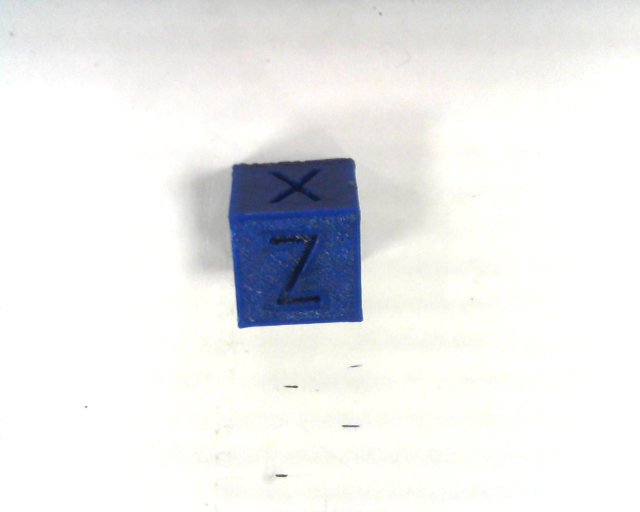
#> input picture Vision Testing/3.jpg, 1280 x 1024 px, given in place of the camera (shown at 1/2 size)
$ python robot_console.py
#> lines starting #> are read from the running program, lines starting #| are printed output that depends on the picture; after the words box and inside, x2 and y2 are one past the last pixel; in counts of white or black regions, pixels touching at a corner belong together
### MK2/MK2_Movement_Engine_UI.py
"""
Author:Akhil Jacob
Robot:MK2
TechMaverik
"""

"""RobotArmEngine.py"""
import pyfirmata
import time

class RobotArmEngine(object):
    """RobotArmEngine"""
    theta0 = 90.0;
    theta1 = 80.0;
    theta2 = 72.0;
    theta3 = 90.0;

    board = None
    servo0 = None
    servo1 = None
    servo2 = None
    servo3 = None
    servo4 = None


    def __init__(self,PORT):
        print ("Initializing ROBOT_ARM_ENGNE ...")
        try:
            self.board = pyfirmata.Arduino(PORT)
        except:
            print ("Robot not connected")

        self.board.servo_config(3, angle = self.theta0)
        self.servo0 = self.board.get_pin('d:3:s')
        self.servo0.write(self.theta0)

        self.board.servo_config(5, angle = self.theta1)
        self.servo1 = self.board.get_pin('d:5:s')
        self.servo1.write(self.theta1)

        self.board.servo_config(6, angle = self.theta2)
        self.servo2 = self.board.get_pin('d:6:s')
        self.servo2.write(self.theta2)

        self.board.servo_config(9, angle = self.theta3)
        self.servo3 = self.board.get_pin('d:9:s')
        self.servo3.write(self.theta3)

        self.board.servo_config(10, angle = 90.0)
        self.servo4 = self.board.get_pin('d:10:s')
        self.servo4.write(90.0)

    def set0(self, theta0_desired):
        theta0_desired = max(theta0_desired, 0.0)
        theta0_desired = min(theta0_desired, 180.0)
        while abs(self.theta0-theta0_desired)>0.1:
            if self.theta0 <= theta0_desired:
                self.theta0 = self.theta0 + 1.0
            elif self.theta0 > theta0_desired:
                self.theta0 = self.theta0 - 1.0

            self.servo0.write(self.theta0)
            time.sleep(0.015)
        print(str(self.theta0) + "," + str(self.theta1) + "," + str(self.theta2))

    def set1(self, theta1_desired):
        theta1_desired = max(theta1_desired, 0.0)
        theta1_desired = min(theta1_desired, 180.0)
        while abs(self.theta1-theta1_desired)>0.1:
            if self.theta1 <= theta1_desired:
                self.theta1 = self.theta1 + 1.0
            elif self.theta1 > theta1_desired:
                self.theta1 = self.theta1 - 1.0

            self.servo1.write(self.theta1)
            time.sleep(0.015)
        print(str(self.theta0) + "," + str(self.theta1) + "," + str(self.theta2))


    def set2(self, theta2_desired):
        theta2_desired = max(theta2_desired, 0.0)
        theta2_desired = min(theta2_desired, 180.0)
        while abs(self.theta2-theta2_desired)>0.1:
            if self.theta2 <= theta2_desired:
                self.theta2 = self.theta2 + 1.0
            elif self.theta2 > theta2_desired:
                self.theta2 = self.theta2 - 1.0

            self.servo2.write(self.theta2)
            time.sleep(0.015)
        print(str(self.theta0) + "," + str(self.theta1) + "," + str(self.theta2))

    def set3(self, theta3_desired):
        theta3_desired = max(theta3_desired, 0.0)
        theta3_desired = min(theta3_desired, 90.0)
        while abs(self.theta3-theta3_desired)>0.1:
            if self.theta3 <= theta3_desired:
                self.theta3 = self.theta3 + 1.0
            elif self.theta3 > theta3_desired:
                self.theta3 = self.theta3 - 1.0

            self.servo3.write(self.theta3)
            time.sleep(0.015)

    def goto(self, theta0_desired, theta1_desired, theta2_desired,theta3_desired):
        print("MK2 moving to:",theta0_desired, theta1_desired, theta2_desired,theta3_desired)
        try:
            self.set0(theta0_desired)
            self.set1(theta1_desired)
            self.set2(theta2_desired)
            self.set3(theta3_desired)
        except:
            print("Movement Failed since MK2 robot not connected properly")

        print(str(self.theta0) + "," + str(self.theta1) + "," + str(self.theta2) + "," + str(self.theta3))
        time.sleep(0.2)

    def single_base_movement(self,theta):
        try:
            self.set0(theta)
        except:
            print("Movement Failed since MK2 robot not connected properly")


### auto_engine.py
"""
Author:Akhil Jacob
Robot:MK2
TechMaverik
"""

import cv2
import numpy as np
from Mathematical_Models.motion_planning import MotionPlanning
from MotionDriver.generic_driver import GenericDriver

class ColorEngine_Static_Camera:

    def __init__(self):
        self.Flag=0

    # [65 lines left out: functions calculate_cendroid, take_picture, process_selected_image, not called in this run]


class ColorEngine_Dynamic_Camera:

    def __init__(self):
        self.Flag=0

    def calculate_cendroid(self,x, y, w, h):
        x1=int(w/2)
        y1=int(h/2)
        cx = x+x1
        cy=y+y1
        return cx, cy

    def take_picture(self):
        camera=cv2.VideoCapture(0)
        result,image=camera.read()
        cv2.imwrite("Processed_Image/color_body_source.jpg",image)

    def process_selected_image(self,base_angle):
        arm_return_status=False
        input_img = cv2.imread("Processed_Image/color_body_source.jpg")
        img = cv2.resize(input_img, (1280, 1024))
        hsv = cv2.cvtColor(img, cv2.COLOR_BGR2HSV)
        # define range of red color in HSV
        lower_red = np.array([0, 50, 50])
        upper_red = np.array([10, 255, 255])

        # define range of green color in HSV
        lower_green = np.array([40, 20, 50])
        upper_green = np.array([90, 255, 255])

        # define range of blue color in HSV
        lower_blue = np.array([100, 50, 50])
        upper_blue = np.array([130, 255, 255])

        # create a mask for red color
        mask_red = cv2.inRange(hsv, lower_red, upper_red)
        # create a mask for green color
        mask_green = cv2.inRange(hsv, lower_green, upper_green)
        # create a mask for blue color
        mask_blue = cv2.inRange(hsv, lower_blue, upper_blue)
        # find contours in the red mask
        contours_red, _ = cv2.findContours(mask_red, cv2.RETR_TREE, cv2.CHAIN_APPROX_SIMPLE)
        # find contours in the green mask
        contours_green, _ = cv2.findContours(mask_green, cv2.RETR_TREE, cv2.CHAIN_APPROX_SIMPLE)
        # find contours in the blue mask
        contours_blue, _ = cv2.findContours(mask_blue, cv2.RETR_TREE, cv2.CHAIN_APPROX_SIMPLE)
        # loop through the red contours and draw a rectangle around them

        cv2.line(img, (2,300), (1276,300), (0,0,255), 2)
        cv2.line(img, (18,1), (18,1024), (255,255,0), 2)
        cv2.line(img, (1143,1), (1143,1024), (255,255,0), 2)

        status=False
        # loop through the blue contours and draw a rectangle around them
        for cnt in contours_blue:
            contour_area = cv2.contourArea(cnt)
            if contour_area > 1000:
                x, y, w, h = cv2.boundingRect(cnt)
                cv2.rectangle(img, (x, y), (x + w, y + h), (255, 0, 0), 2)
                cv2.putText(img, 'Blue', (x, y-10), cv2.FONT_HERSHEY_SIMPLEX, 0.9, (255, 0, 0), 2)
                cx,cy=self.calculate_cendroid(x,y,w,h)
                cv2.circle(img, (cx,cy), 1, (0,0,255), 2)
                if(cy>300 and cx>75 and cx <1151):
                    print("cx:",str(cx),"cy:",str(cy))
                    mPEngine=MotionPlanning()
                    try:
                        theta1,theta2=mPEngine.auto_motion_algorithm_dynamic_camera(cy)
                        print("Theta1",theta1,"Theta2",theta2)
                        GenericDriver().trigger_motion("Blue",theta1,theta2,base_angle)
                        status=True
                    except:
                        print("[MK2 Beyond Reach. Kindly RESET and start over the application]")


        # loop through the green contours and draw a rectangle around them
        for cnt in contours_green:
            contour_area = cv2.contourArea(cnt)
            if contour_area > 1000:
                x, y, w, h = cv2.boundingRect(cnt)
                cv2.rectangle(img, (x, y), (x + w, y + h), (0, 255, 0), 2)
                cv2.putText(img, 'Green', (x, y-10), cv2.FONT_HERSHEY_SIMPLEX, 0.9, (0, 255, 0), 2)
                cx,cy=self.calculate_cendroid(x,y,w,h)
                cv2.circle(img, (cx,cy), 1, (0,0,255), 2)
                if(cy>300 and cx>75 and cx <1151):
                    print("cx:",str(cx),"cy:",str(cy))
                    mPEngine=MotionPlanning()
                    try:
                        theta1,theta2=mPEngine.auto_motion_algorithm_dynamic_camera(cy)
                        print("Theta1",theta1,"Theta2",theta2)
                        GenericDriver().trigger_motion("Green",theta1,theta2,base_angle)
                        status=True
                    except:
                        print("[MK2 Beyond Reach. Kindly RESET and start over the application]")


        for cnt in contours_red:
            contour_area = cv2.contourArea(cnt)
            if contour_area > 1000:
                x, y, w, h = cv2.boundingRect(cnt)
                cv2.rectangle(img, (x, y), (x + w, y + h), (0, 0, 255), 2)
                cv2.putText(img, 'Red', (x, y-10), cv2.FONT_HERSHEY_SIMPLEX, 0.9, (0, 0, 255), 2)
                cx,cy=self.calculate_cendroid(x,y,w,h)
                cv2.circle(img, (cx,cy), 1, (0,0,255), 2)
                if(cy>300 and cx>75 and cx <1151):
                    print("cx:",str(cx),"cy:",str(cy))
                    mPEngine=MotionPlanning()
                    try:
                        theta1,theta2=mPEngine.auto_motion_algorithm_dynamic_camera(cy)
                        print("Theta1",theta1,"Theta2",theta2)
                        GenericDriver().trigger_motion("Red",theta1,theta2,base_angle)
                        status=True
                    except:
                        print("[MK2 Beyond Reach. Kindly RESET and start over the application]")


        cv2.imwrite("Processed_Image/tracked_color_object.jpg",img)
        print("[MK2 ROBOT VISION DYNAMIC CAMERA WAITING ...]")
        return (status)

### Mathematical_Models/motion_planning.py
"""
Author:Akhil Jacob
Robot:MK2
TechMaverik
"""
class MotionPlanning:

    def __init__(self):
        self.pan1_angle_list=[]
        self.pan2_angle_list=[]
        self.points_list=[]
        self.selected_point_list=[]

    # [39 lines left out: functions auto_motion_algorithm_all_points, auto_motion_algorithm, not called in this run]

    def auto_motion_algorithm_dynamic_camera(self,y_axis):

        for pan_angle1 in range(89,131): #len=42
            self.pan1_angle_list.append(pan_angle1)
        for pan_angle2 in range(49,93):
            self.pan2_angle_list.append(pan_angle2)
        for position in range(0,1020): #len =1014
            self.points_list.append(position)
        for position in range(0,1020,24):
            self.selected_point_list.append(position)

        total_count=len(self.selected_point_list)
        count=0
        pan1_angle=80
        pan_angle2=72
        try:
            while count <= total_count-2:

                limit1=self.selected_point_list[count]
                limit2=self.selected_point_list[count+1]

                if(limit1<y_axis<=limit2):
                    print("TRACKED",limit2)
                    hit_index=self.selected_point_list.index(limit2)
                    pan1_angle=self.pan1_angle_list[hit_index]
                    pan_angle2=self.pan2_angle_list[hit_index]
                count=count+1

            return(pan1_angle,pan_angle2)
        except:
                print("[MK2 Beyond Reach. Kindly RESET and start over the application]")


### MotionDriver/generic_driver.py
"""
Author:Akhil Jacob
Robot:MK2
TechMaverik
"""
from MK2.MK2_Movement_Engine_UI import *

class GenericDriver:

    def __init__(self):
        try:
            self.robot =RobotArmEngine("/dev/ttyUSB0")
            self.base_error=25
            self.pan1_error=-10
            print("[Connected to Jetson]")
        except:
            print("[Couldn't Connect]")

    def trigger_motion(self,color,pan1,pan2,base):
        """trigger motion on the basis of color and sort"""

        if (color=="Blue"):
            try:
                """GOTO Default Take Blue"""
                print("Operation Blue Executing")
                self.robot.goto(base+self.base_error,80,72,90)
                self.robot.goto(base+self.base_error,80,pan2,90)
                self.robot.goto(base+self.base_error,pan1+self.pan1_error,pan2,90)
                self.robot.goto(base+self.base_error,pan1+self.pan1_error,pan2,0)
                self.robot.goto(base+self.base_error,80,72,0)
                self.robot.goto(180,80,72,0)
                self.robot.goto(180,80,72,90)
            except:
                print("Coudnt Send Data to Pyfirmata")

        if (color=="Green"):
            try:
                """GOTO Default Take Green"""
                print("Operation Blue Executing")
                self.robot.goto(base+self.base_error,80,72,90)
                self.robot.goto(base+self.base_error,80,pan2,90)
                self.robot.goto(base+self.base_error,pan1+self.pan1_error,pan2,90)
                self.robot.goto(base+self.base_error,pan1+self.pan1_error,pan2,0)
                self.robot.goto(base+self.base_error,80,72,0)
                self.robot.goto(0,80,72,0)
                self.robot.goto(0,80,72,90)
            except:
                print("Coudnt Send Data to Pyfirmata")

        if (color=="Red"):
            try:
                """GOTO Default Take Red"""
                print("Operation Blue Executing")
                self.robot.goto(base+self.base_error,80,72,90)
                self.robot.goto(base+self.base_error,80,pan2,90)
                self.robot.goto(base+self.base_error,pan1+self.pan1_error,pan2,90)
                self.robot.goto(base+self.base_error,pan1+self.pan1_error,pan2,0)
                self.robot.goto(base+self.base_error,80,72,0)
                self.robot.goto(120,80,72,0)
                self.robot.goto(120,80,72,90)
            except:
                print("Coudnt Send Data to Pyfirmata")

    def scan(self,Theta):
        """scan position"""
        self.robot.goto(Theta,80,140,90)

    def move_base(self,Theta):
        """ move base of the robotic arm"""
        self.robot.single_base_movement(Theta)

    def reset(self):
        """ reset to home position"""
        self.robot.goto(90,80,72,90)


### robot_console.py
"""
Author:Akhil Jacob
Robot:MK2
TechMaverik
"""
from auto_engine import ColorEngine_Static_Camera,ColorEngine_Dynamic_Camera
from MotionDriver.generic_driver import GenericDriver
import os,sys

class RobotConsole:

    def __init__(self):
        sys.path.append(os.path.abspath(os.path.join('..', 'Calibration')))

        self.coverage_angle=[]
        self.driver=GenericDriver()
        for angle in range(0,180,10):
            self.coverage_angle.append(angle)

    def automation_static_camera(self):
        count=0
        while count <10:
            count +=1
            engine=ColorEngine_Static_Camera()
            engine.take_picture()
            engine.process_selected_image()
        print("automation stopped .....")

    def automation_dynamic_camera(self):
        while True:
            self.driver.scan(0)
            status=False
            for angle in self.coverage_angle:
                if status==True:
                    self.driver.scan(angle)
                    break
                self.driver.move_base(angle)
                engine=ColorEngine_Dynamic_Camera()
                engine.take_picture()
                status=engine.process_selected_image(angle)
            print("automation stopped .....")
            self.driver.reset()
            if angle==170:
                break

    def menu_display(self):

        while True:
            os.system('clear')
            print("[**********MK2 ROBOTIC ARM MODEL CONSOLE**********]")
            print("MENU:")
            print("1. Start Search and Sort Automation")
            print("2. Caliberate Dynamic Camera")
            print("3. Motion Tesing")
            print("4. Reset Position")
            print("5. Exit")
            selection=int(input("Enter your selection ... :"))
#> the answer given: 1
            if selection==3:
                from Calibration import calibrator_motion
                calibrator_motion.MotionCalibration()
            if selection==2:
                self.driver.scan(90)
                from Calibration import calibrator_vision_dynamic_camera
                from Calibration import reset
                calibrator_vision_dynamic_camera.VisionCalibrator()
                reset.ResetPositions()
            if selection==1:
                self.automation_dynamic_camera()
#> in take_picture, image is the input picture: shape (1024, 1280, 3); mean B, G, R 235.4, 235.2, 234.3
#> in process_selected_image, `hsv = cv2.cvtColor(img, cv2.COLOR_BGR2HSV)`: hsv: shape (1024, 1280, 3); mean H, S, V 27.9, 14.2, 239.2
#> in process_selected_image, `mask_red = cv2.inRange(hsv, lower_red, upper_red)`: mask_red: shape (1024, 1280); every value is 0
#> in process_selected_image, `mask_green = cv2.inRange(hsv, lower_green, upper_green)`:
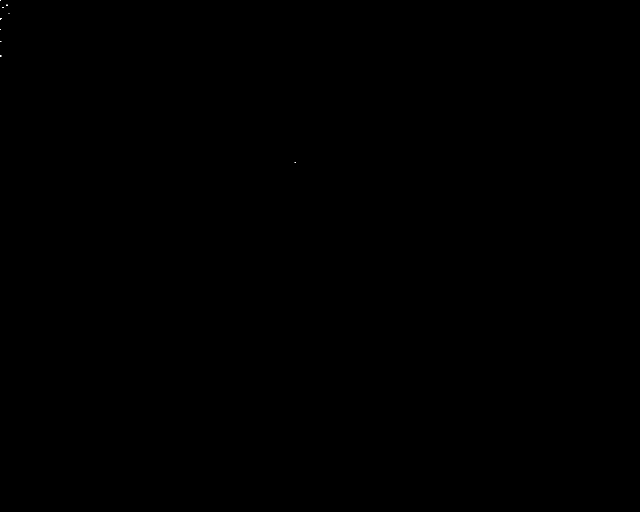
#> mask_green: shape (1024, 1280) (shown at 1/2 size); 0% white in thin lines or dots, all inside (x1, y1, x2, y2) = (0, 0, 592, 325)
#> in process_selected_image, `mask_blue = cv2.inRange(hsv, lower_blue, upper_blue)`:
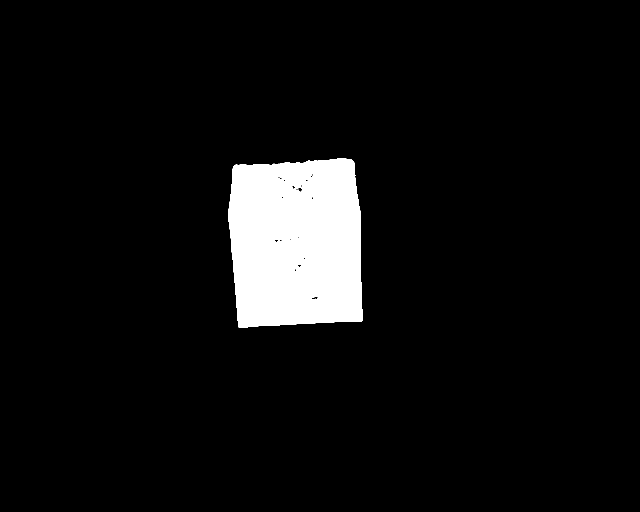
#> mask_blue: shape (1024, 1280) (shown at 1/2 size); 6.3% white; 1 white region
#> in process_selected_image, `contours_red, _ = cv2.findContours(mask_red, cv2.RETR_TREE, cv2.CHAIN_..`: contours_red = []
#> in process_selected_image, `contours_green, _ = cv2.findContours(mask_green, cv2.RETR_TREE, cv2.CH..`: contours_green = 9 contours, all with area under 20
#> in process_selected_image, `contours_blue, _ = cv2.findContours(mask_blue, cv2.RETR_TREE, cv2.CHAI..`: contours_blue = 45 contours, 36 with area under 20; largest, box (x1, y1, x2, y2) and area: (456, 317, 726, 656) 81876, (595, 373, 605, 385) 58, (623, 593, 637, 600) 52, (583, 370, 592, 380) 44, (593, 527, 604, 535) 38
#> in process_selected_image, `cv2.line(img, (1143,1), (1143,1024), (255,255,0), 2)`:
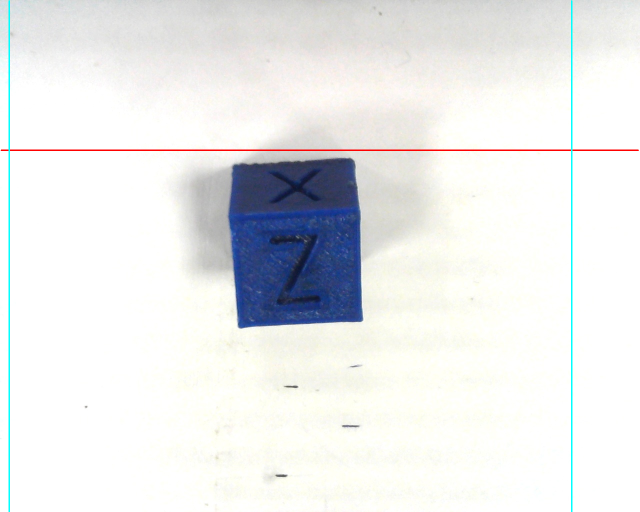
#> img: shape (1024, 1280, 3) (shown at 1/2 size); mean B, G, R 234.7, 234.5, 233.2
#> the loop in process_selected_image, `for cnt in contours_blue:` made 45 passes
#> (contour_area, x, y, w, h, x1 in calculate_cendroid, y1 in calculate_cendroid, cx) on pass 1: (81876.5, 456, 317, 270, 339, 135, 169, 591)
#> contour_area on passes 7, 14, 23, 28, 35, 36: 52, 38, 32, 20, 21, 58
#> (printed output is left out)
#> after the loop in process_selected_image, `for cnt in contours_blue:`:
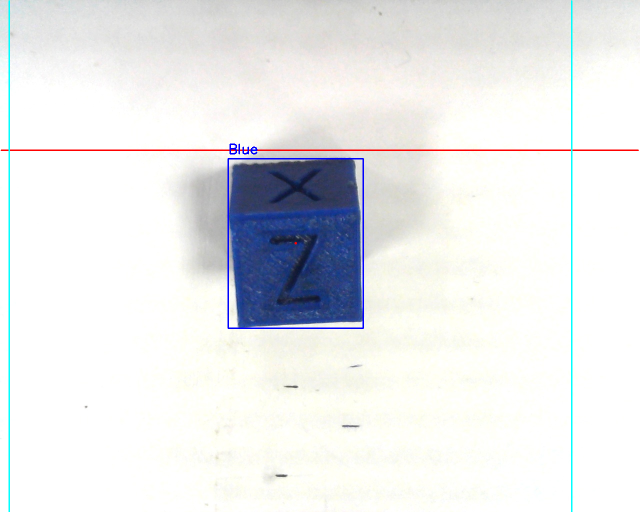
#> img: shape (1024, 1280, 3) (shown at 1/2 size); 0.32% of pixels changed, all inside (x1, y1, x2, y2) = (455, 287, 728, 658)
#> the loop in process_selected_image, `for cnt in contours_green:` made 9 passes
#> (cnt, contour_area) on passes 1, 3, 4, 6, 7, 9: ([[589, 324], [591, 324]], 0), ([[0, 82], [0, 83], [2, 83], [1, 82]], 1.5), ([[0, 58], [1, 58]], 0), ([[17, 27], [18, 27]], 0), ([[5, 14], [5, 15], [6, 15], [6, 14]], 1), ([[0, 0], [1, 0]], 0)
#> contour_area on passes 2, 5, 8: 2.5, 4, 3
#> in automation_dynamic_camera, `status=engine.process_selected_image(angle)`: status = True
            if selection==4:
                from Calibration import reset
                reset.ResetPositions()
            if selection==5:
                print("[**********APPLICATION CLOSED**********]")
                exit()


if __name__=="__main__":
    console=RobotConsole()
    console.menu_display()
